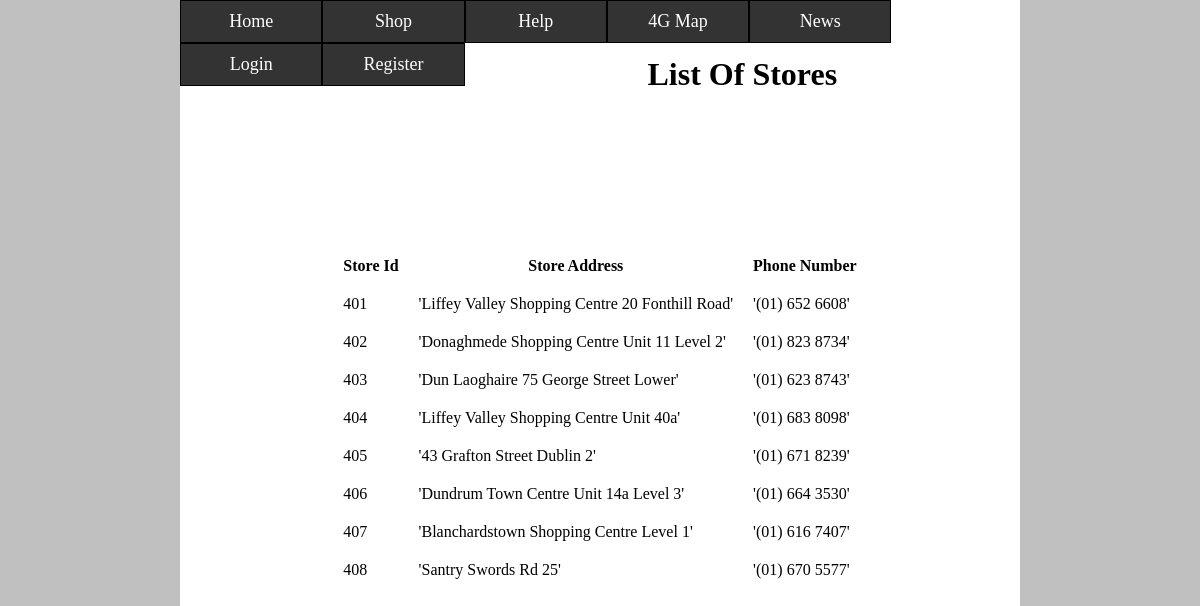
Page /selectFromStores.php on the committed database.
### tables this page shows
CREATE TABLE IF NOT EXISTS `stores` (
  `Store_Id` int(7) NOT NULL,
  `Store_Address` varchar(80) NOT NULL,
  `Phone_Number` varchar(15) NOT NULL,
  PRIMARY KEY (`Store_Id`)
);

### selectFromStores.php (the view, shortened to what this page needs)
<!DOCTYPE html>
<html>
<head>
<head>
    <link rel="stylesheet" href="webstyles.css">
</head>
	<body >
		<div id="wrapper">
			<header>
				<a href="home.html" class="button">Home</a>
				<a href="shop.html" class="button">Shop</a>
				<a href="help.html" class="button">Help</a>
				<a href="http://freq.ie/mobile-coverage-map-ireland/" class="button">4G Map</a>
				<a href="http://www.thejournal.ie/smartphones/news/" class="button">News</a>
				<a href="login.php" class="button">Login</a>
				<a href="register.php" class="button">Register</a>
			</header>
			<?php
				$con = mysqli_connect("localhost","root","","natadatabase");
				$result = mysqli_query($con,"SELECT Store_Id, Store_Address, Phone_Number FROM Stores");
				echo "<div align = 'center'><br></br><h1 ALIGN = 'CENTER' COLOUR = 'gray'>List Of Stores</h1>";
				echo "<table border = '0' ALIGN = 'CENTER' CELLSPACING = '20'>
				<tr>
				<th>Store Id</th>
				<th>Store Address</th>
				<th>Phone Number</th>
				</tr>";
				while($row = mysqli_fetch_array($result))
				{
					echo "<tr>";
					echo "<td>".$row['Store_Id'].   "</td>";
					echo "<td>".$row['Store_Address'].    "</td>";
					echo "<td>".$row['Phone_Number'].  "</td>";
					echo "</tr>";
					echo "<br>";
				}
			?>
			</div>
		</div>
	</body>
</html>

### webstyles.css (style rules this page uses)
body { background-color: #C0C0C0; }
* { margin: 0; padding: 0; }
#wrapper { overflow: hidden; width: 70%; margin: auto; background-color: white; min-height: 100%; height: auto !important; }
header { background-color:#A9D0F5; text-align: center; margin-bottom: 20px; }
.button { float: left; background-color: #333333; border: 1px solid black; color: white; padding: 10px 30px; width: 80.3px; text-align: center; text-decoration: none; display: inline-block; font-size: 18px; }

### selectFromStores.php (style rules this page uses)
table { border: 0px; margin-bottom:200px; margin-top: 0px; padding:0; position:relative; }

### rows in the picture
stores: Store_Id "401", Store_Address "'Liffey Valley Shopping Centre 20 Fonthill Road'", Phone_Number "'(01) 652 6608'"
stores: Store_Id "402", Store_Address "'Donaghmede Shopping Centre Unit 11 Level 2'", Phone_Number "'(01) 823 8734'"
stores: Store_Id "403", Store_Address "'Dun Laoghaire 75 George Street Lower'", Phone_Number "'(01) 623 8743'"
stores: Store_Id "404", Store_Address "'Liffey Valley Shopping Centre Unit 40a'", Phone_Number "'(01) 683 8098'"
stores: Store_Id "405", Store_Address "'43 Grafton Street Dublin 2'", Phone_Number "'(01) 671 8239'"
stores: Store_Id "406", Store_Address "'Dundrum Town Centre Unit 14a Level 3'", Phone_Number "'(01) 664 3530'"
stores: Store_Id "407", Store_Address "'Blanchardstown Shopping Centre Level 1'", Phone_Number "'(01) 616 7407'"
stores: Store_Id "408", Store_Address "'Santry Swords Rd 25'", Phone_Number "'(01) 670 5577'"
